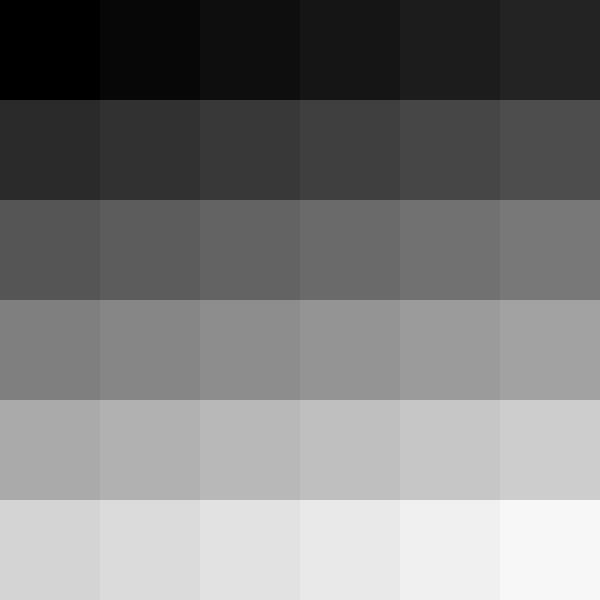
Frame 1 (no input)
Frame 2 (the mouse pressed at the canvas centre, redrawn once): identical to frame 1, image omitted

The Processing sketch that drew this single still picture (run headless with seeded random() and noise(); the mouse was pressed at the canvas centre and the sketch redrawn once):

// Processing sketch: functions_03
// ── functions_03.pde
void setup() {
  size(600, 600);
  noStroke();
  noLoop();
}

void draw() {
  background(0);
  for ( int i = 0; i < 36; i++ ) {
    float fillValue = float(i) / 36 * 255;
    fill ( fillValue );
    float x1 = i % 6 * 100; 
    float y1 = int(i / 6) * 100;
    rect(x1, y1, 100, 100);
  }
}
